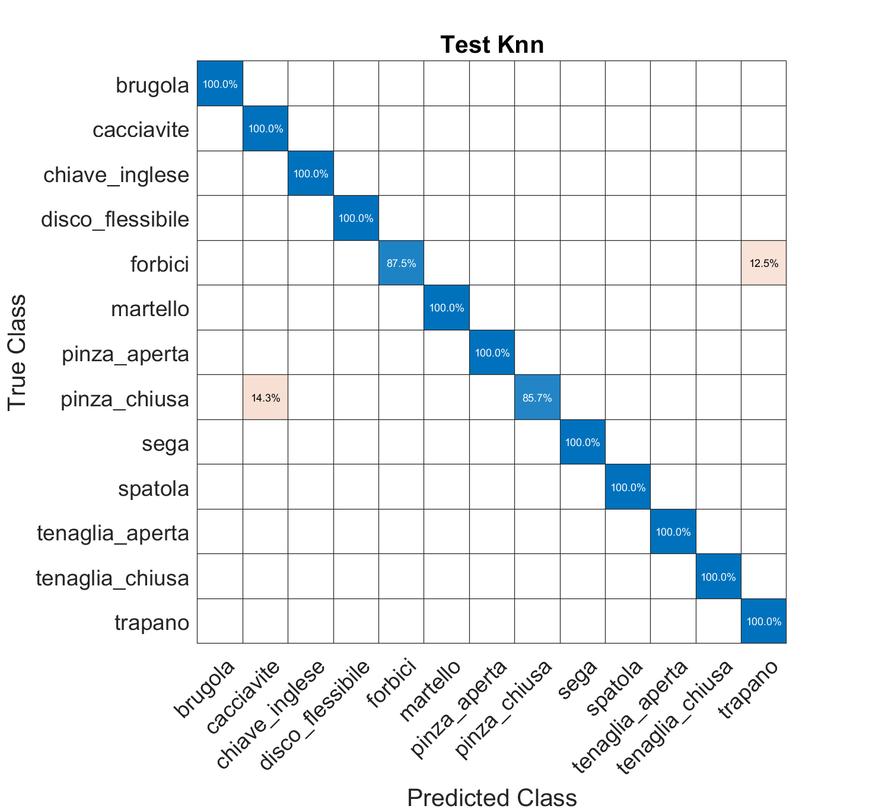
%> input picture im_relazione/Test_Knn.png, 869 x 812 px, shrunk from 1465 x 1369 before the run
$ octave --eval "result = preprocess(imread('../im_relazione/Test_Knn.png'));"   (GNU Octave 9; MATLAB toolbox functions it lacks are replaced by stand-ins)
%> lines starting %> are read from the running program, lines starting %| are printed output that depends on the picture
function out = preprocess(im)
im = im2double(im);
gaussFilt = fspecial("gaussian", [25 25], 2);
imG = im.^(0.7);
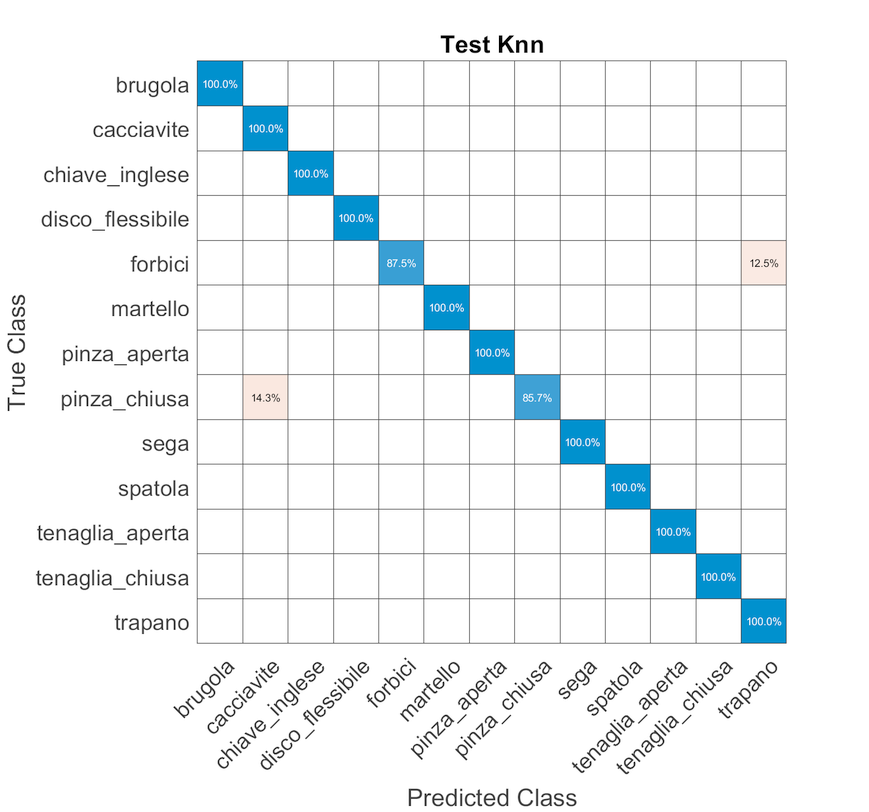
%> imG: size 812x869x3 double; mean R, G, B 0.938, 0.956, 0.964
out = imfilter(imG, gaussFilt);
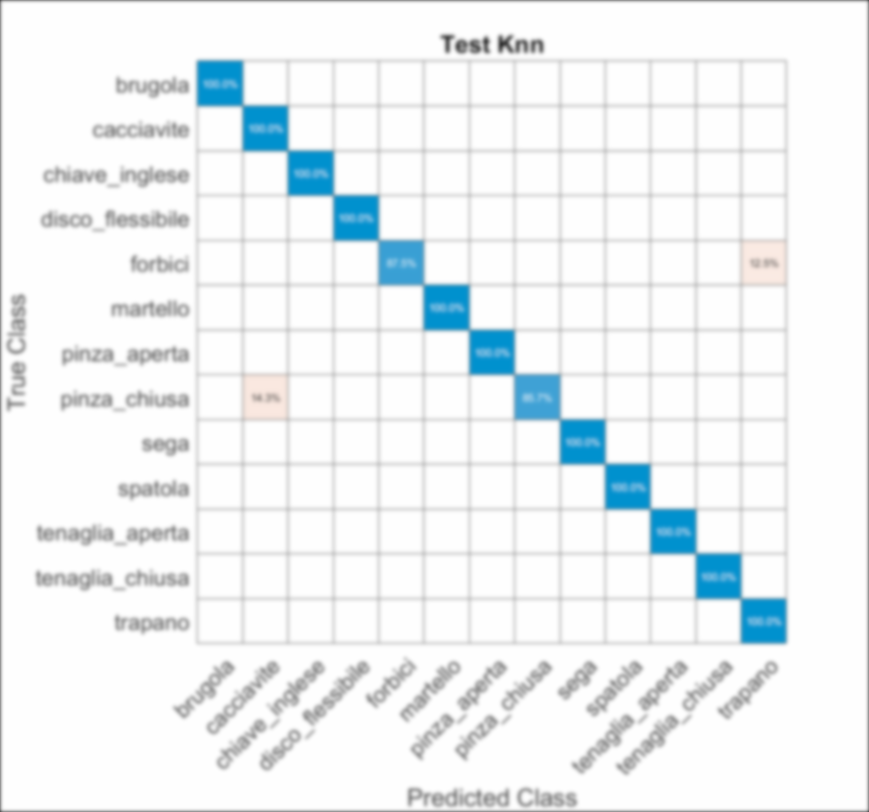
%> out: size 812x869x3 double; mean R, G, B 0.935, 0.953, 0.961
end
